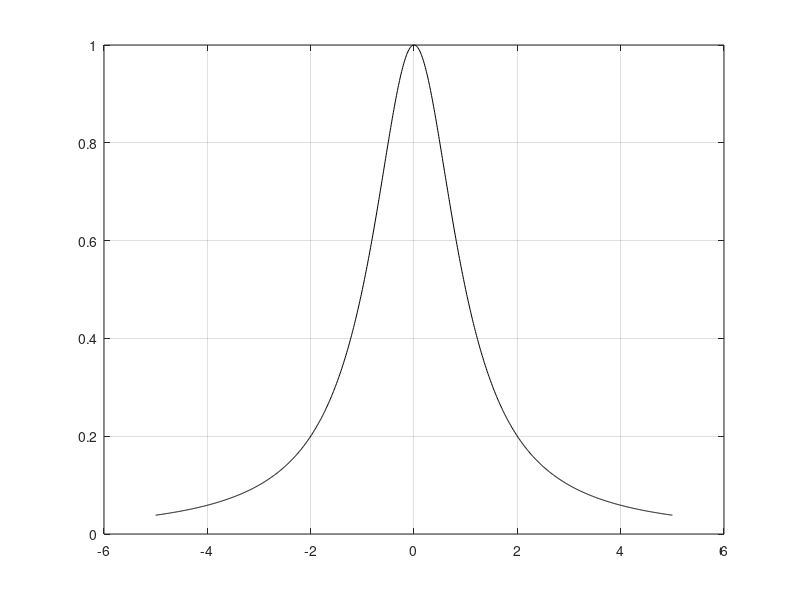

Here is the MATLAB script that generated this plot: (Note: this script raises an error after producing the figure.)
clf

f = @(x) 1./(1+x.^2);

% graph of y = f(x) = 1/(1+x^2)
x = -5:0.01:5;
y = f(x);
plot(x,y,'k')
hold on
grid on

% Interpolating polynomial at -5 + i for i=0,1,2,...,10
pts = linspace(-5,5,11);
x = -5:0.01:5;
y = interpolation(f,pts,x);
plot(x,y,'b')

xlabel('x')
ylabel('y')
title('y = 1/(1+x^2) and  p_{10}(x)');
